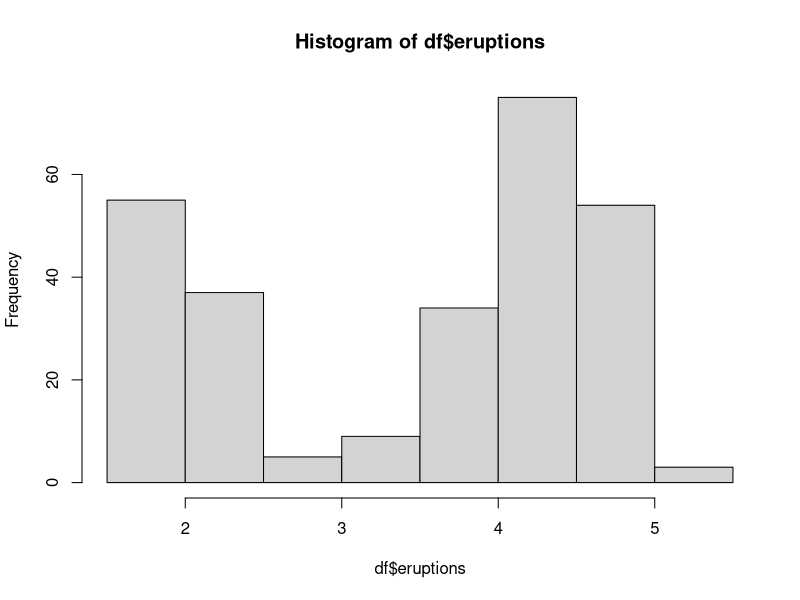
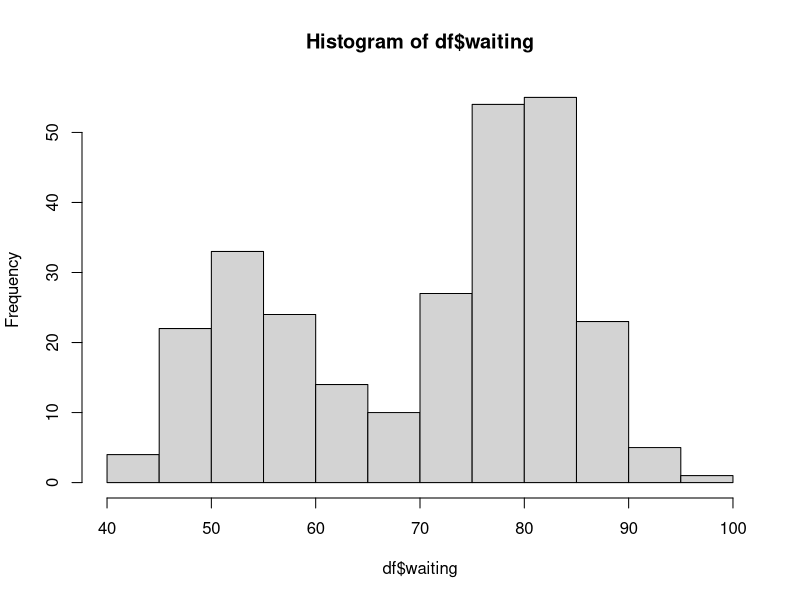
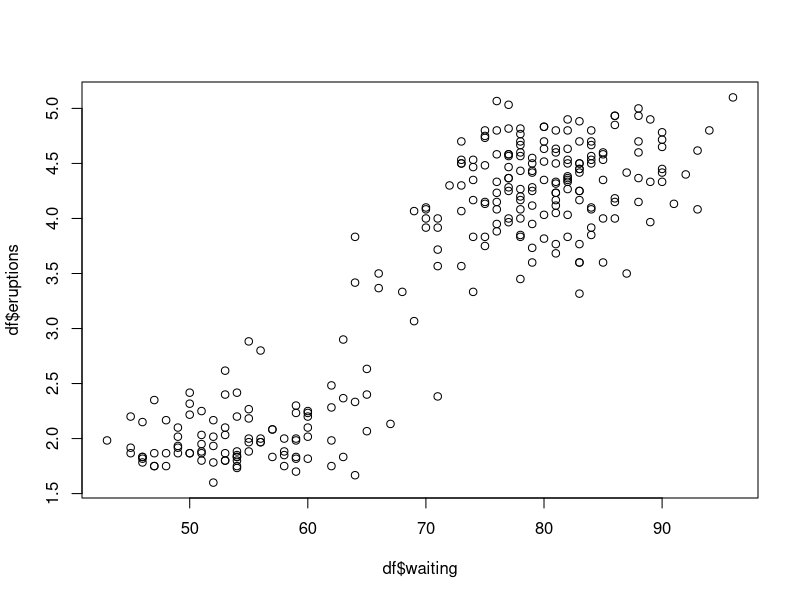
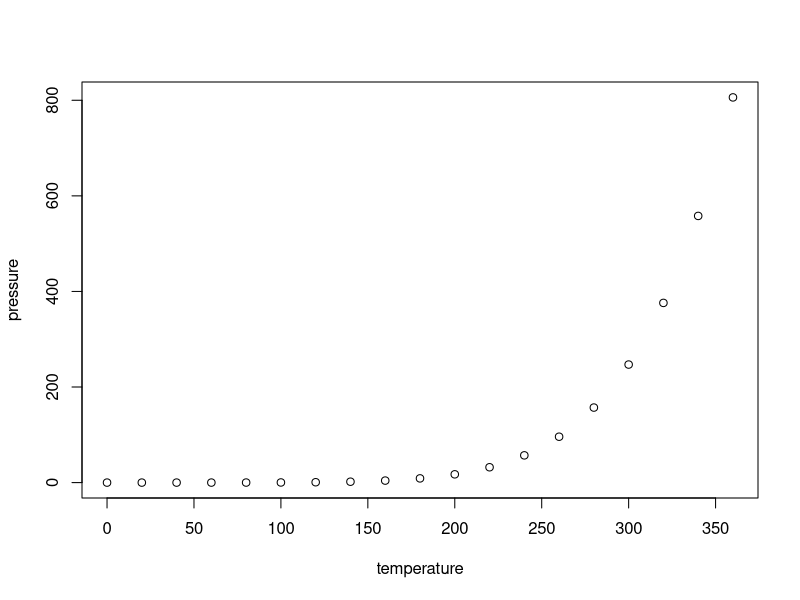

Write the R code that produced these figures, in order.
## ---- chunk 1
knitr::opts_chunk$set(echo = TRUE)
## ---- chunk 2
df <- faithful
## ---- chunk 3
summary(df)
## ---- chunk 4
hist(df$eruptions)
hist(df$waiting)
## ---- chunk 5
plot(df$waiting, df$eruptions)
## ---- chunk 6
knitr::opts_chunk$set(echo = TRUE)
## ---- chunk 7
summary(cars)
## ---- chunk 8
plot(pressure)
